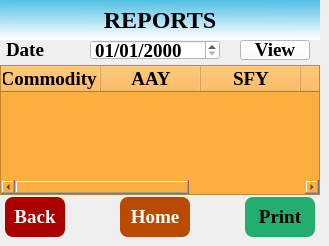
   <widget class="QWidget" name="page_11">
    <widget class="QDateEdit" name="dateEdit">
     <property name="geometry">
      <rect>
       <x>90</x>
       <y>40</y>
       <width>130</width>
       <height>20</height>
      </rect>
     </property>
     <property name="maximumSize">
      <size>
       <width>16777215</width>
       <height>16777215</height>
      </size>
     </property>
     <property name="font">
      <font>
       <family>Liberation Serif</family>
       <pointsize>14</pointsize>
       <weight>75</weight>
       <bold>true</bold>
      </font>
     </property>
     <property name="styleSheet">
      <string notr="true">background-color: rgb(255, 255, 255);</string>
     </property>
     <property name="displayFormat">
      <string>dd/MM/yyyy</string>
     </property>
     <property name="calendarPopup">
      <bool>false</bool>
     </property>
    </widget>
    <widget class="QLabel" name="lblPopupDate">
     <property name="geometry">
      <rect>
       <x>6</x>
       <y>40</y>
       <width>80</width>
       <height>20</height>
      </rect>
     </property>
     <property name="font">
      <font>
       <family>Liberation Serif</family>
       <pointsize>14</pointsize>
       <weight>75</weight>
       <bold>true</bold>
      </font>
     </property>
     <property name="styleSheet">
      <string notr="true"/>
     </property>
     <property name="text">
      <string>Date</string>
     </property>
    </widget>
    <widget class="QPushButton" name="btnBackDt">
     <property name="geometry">
      <rect>
       <x>5</x>
       <y>197</y>
       <width>60</width>
       <height>40</height>
      </rect>
     </property>
     <property name="font">
      <font>
       <family>Liberation Serif</family>
       <pointsize>14</pointsize>
       <weight>75</weight>
       <bold>true</bold>
      </font>
     </property>
     <property name="styleSheet">
      <string notr="true">border-radius: 8px;
background-color: rgb(170, 0, 0);
color: rgb(255, 255, 255);</string>
     </property>
     <property name="text">
      <string>Back</string>
     </property>
    </widget>
    <widget class="QPushButton" name="btnOkDt">
     <property name="geometry">
      <rect>
       <x>245</x>
       <y>197</y>
       <width>70</width>
       <height>40</height>
      </rect>
     </property>
     <property name="font">
      <font>
       <family>Liberation Serif</family>
       <pointsize>14</pointsize>
       <weight>75</weight>
       <bold>true</bold>
      </font>
     </property>
     <property name="styleSheet">
      <string notr="true">/*background-color: rgb(255, 255, 255);
color: rgb(0, 0, 255);*/
border-radius: 8px;
background-color: rgb(35, 173, 111);
color: rgb(0, 0, 0);
</string>
     </property>
     <property name="text">
      <string>Print</string>
     </property>
    </widget>
    <widget class="QPushButton" name="btnDtSalesView">
     <property name="geometry">
      <rect>
       <x>240</x>
       <y>40</y>
       <width>70</width>
       <height>20</height>
      </rect>
     </property>
     <property name="font">
      <font>
       <family>Liberation Serif</family>
       <pointsize>14</pointsize>
       <weight>75</weight>
       <bold>true</bold>
      </font>
     </property>
     <property name="styleSheet">
      <string notr="true">background-color: rgb(255, 255, 255);</string>
     </property>
     <property name="text">
      <string>View</string>
     </property>
    </widget>
    <widget class="QTableWidget" name="tblSalesDaily">
     <property name="geometry">
      <rect>
       <x>0</x>
       <y>65</y>
       <width>320</width>
       <height>130</height>
      </rect>
     </property>
     <property name="font">
      <font>
       <family>Liberation Serif</family>
       <pointsize>14</pointsize>
       <weight>75</weight>
       <bold>true</bold>
      </font>
     </property>
     <property name="styleSheet">
      <string notr="true">background-color: rgb(252, 175, 62);</string>
     </property>
     <property name="inputMethodHints">
      <set>Qt::ImhNone</set>
     </property>
     <property name="editTriggers">
      <set>QAbstractItemView::NoEditTriggers</set>
     </property>
     <column>
      <property name="text">
       <string>Commodity </string>
      </property>
      <property name="font">
       <font>
        <family>Liberation Serif</family>
        <pointsize>14</pointsize>
        <weight>75</weight>
        <bold>true</bold>
       </font>
      </property>
      <property name="textAlignment">
       <set>AlignHCenter|AlignVCenter|AlignCenter</set>
      </property>
     </column>
     <column>
      <property name="text">
       <string>AAY</string>
      </property>
      <property name="font">
       <font>
        <family>Liberation Serif</family>
        <pointsize>14</pointsize>
        <weight>75</weight>
        <bold>true</bold>
       </font>
      </property>
      <property name="textAlignment">
       <set>AlignHCenter|AlignVCenter|AlignCenter</set>
      </property>
     </column>
     <column>
      <property name="text">
       <string>SFY</string>
      </property>
      <property name="font">
       <font>
        <family>Liberation Serif</family>
        <pointsize>14</pointsize>
        <weight>75</weight>
        <bold>true</bold>
       </font>
      </property>
     </column>
     <column>
      <property name="text">
       <string>PHH</string>
      </property>
      <property name="font">
       <font>
        <family>Liberation Serif</family>
        <pointsize>14</pointsize>
        <weight>75</weight>
        <bold>true</bold>
       </font>
      </property>
     </column>
     <column>
      <property name="text">
       <string>Total</string>
      </property>
      <property name="font">
       <font>
        <family>Liberation Serif</family>
        <pointsize>14</pointsize>
        <weight>75</weight>
        <bold>true</bold>
       </font>
      </property>
     </column>
    </widget>
    <widget class="QPushButton" name="pushButton_7">
     <property name="geometry">
      <rect>
       <x>120</x>
       <y>197</y>
       <width>70</width>
       <height>40</height>
      </rect>
     </property>
     <property name="font">
      <font>
       <family>Liberation Serif</family>
       <pointsize>14</pointsize>
       <weight>75</weight>
       <bold>true</bold>
      </font>
     </property>
     <property name="styleSheet">
      <string notr="true">border-radius: 8px;
color: rgb(255, 255, 255);
background-color: rgb(186, 74, 0);</string>
     </property>
     <property name="text">
      <string>Home</string>
     </property>
     <property name="iconSize">
      <size>
       <width>20</width>
       <height>20</height>
      </size>
     </property>
    </widget>
    <widget class="QLabel" name="lblSettings_2">
     <property name="geometry">
      <rect>
       <x>0</x>
       <y>0</y>
       <width>320</width>
       <height>40</height>
      </rect>
     </property>
     <property name="font">
      <font>
       <family>Liberation Serif</family>
       <pointsize>18</pointsize>
       <weight>75</weight>
       <bold>true</bold>
      </font>
     </property>
     <property name="layoutDirection">
      <enum>Qt::LeftToRight</enum>
     </property>
     <property name="styleSheet">
      <string notr="true">background-color: qlineargradient(spread:pad, x1:0.97005, y1:0, x2:0.960199, y2:0.972, stop:0 rgba(80, 191, 229, 255), stop:1 rgba(255, 255, 255, 255));</string>
     </property>
     <property name="frameShape">
      <enum>QFrame::NoFrame</enum>
     </property>
     <property name="frameShadow">
      <enum>QFrame::Plain</enum>
     </property>
     <property name="text">
      <string>REPORTS</string>
     </property>
     <property name="scaledContents">
      <bool>false</bool>
     </property>
     <property name="alignment">
      <set>Qt::AlignCenter</set>
     </property>
    </widget>
    <widget class="QLabel" name="lblAP_Logo1_9">
     <property name="geometry">
      <rect>
       <x>0</x>
       <y>0</y>
       <width>50</width>
       <height>40</height>
      </rect>
     </property>
     <property name="styleSheet">
      <string notr="true">border-image: url(:/rsc/images/NagalandGovtLogo.png);</string>
     </property>
     <property name="text">
      <string/>
     </property>
     <property name="pixmap">
      <pixmap>:/rsc/images/uk_logo.png</pixmap>
     </property>
     <property name="scaledContents">
      <bool>true</bool>
     </property>
    </widget>
   </widget>
